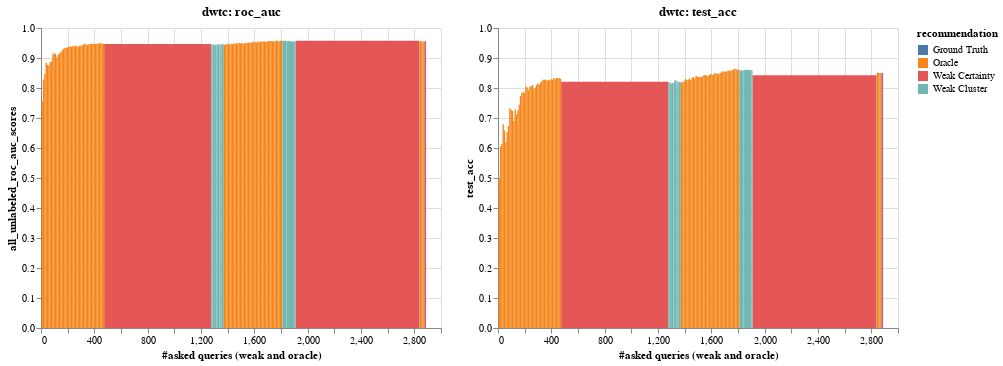

The code cell stored with this chart in its notebook:
### Code cell
pre_fetch_data(3)
visualise_top_n(3)

### Figure 1 — Vega-Lite specification as saved in the notebook (floating-point values rounded to 4 significant figures)
{"config": {"view": {"continuousWidth": 400, "continuousHeight": 300}}, "vconcat": [{"hconcat": [{"mark": "rect", "encoding": {"color": {"type": "nominal", "field": "recommendation", "scale": {"scheme": "tableau10"}}, "tooltip": [{"type": "quantitative", "field": "iteration"}, {"type": "quantitative", "field": "f1"}, {"type": "quantitative", "field": "test_acc"}, {"type": "quantitative", "field": "all_unlabeled_roc_auc_scores"}, {"type": "quantitative", "field": "query_strong_accuracy_list"}, {"type": "quantitative", "field": "query_length"}, {"type": "nominal", "field": "recommendation"}], "x": {"type": "quantitative", "field": "asked_queries_end", "title": "#asked queries (weak and oracle)"}, "x2": {"field": "asked_queries"}, "y": {"type": "quantitative", "field": "all_unlabeled_roc_auc_scores", "scale": {"domain": [0, 1]}}}, "selection": {"selector009": {"type": "interval", "bind": "scales", "encodings": ["x", "y"]}}, "title": "dwtc: roc_auc"}, {"mark": "rect", "encoding": {"color": {"type": "nominal", "field": "recommendation", "scale": {"scheme": "tableau10"}}, "tooltip": [{"type": "quantitative", "field": "iteration"}, {"type": "quantitative", "field": "f1"}, {"type": "quantitative", "field": "test_acc"}, {"type": "quantitative", "field": "all_unlabeled_roc_auc_scores"}, {"type": "quantitative", "field": "query_strong_accuracy_list"}, {"type": "quantitative", "field": "query_length"}, {"type": "nominal", "field": "recommendation"}], "x": {"type": "quantitative", "field": "asked_queries_end", "title": "#asked queries (weak and oracle)"}, "x2": {"field": "asked_queries"}, "y": {"type": "quantitative", "field": "test_acc", "scale": {"domain": [0, 1]}}}, "selection": {"selector009": {"type": "interval", "bind": "scales", "encodings": ["x", "y"]}}, "title": "dwtc: test_acc"}]}], "data": {"name": "data-63a601bf4bc9ad735985703698c034ab"}, "$schema": "https://vega.github.io/schema/vega-lite/v4.8.1.json", "datasets": {"data-63a601bf4bc9ad735985703698c034ab": [{"iteration": 0, "all_unlabeled_roc_auc_scores": 0.7651, "query_length": 4, "recommendation": "Ground Truth", "query_strong_accuracy_list": null, "f1": 0.4502, "test_acc": 0.4809, "asked_queries": 4, "asked_queries_end": 0}, {"iteration": 1, "all_unlabeled_roc_auc_scores": 0.7553, "query_length": 10, "recommendation": "Oracle", "query_strong_accuracy_list": null, "f1": 0.468, "test_acc": 0.5003, "asked_queries": 14, "asked_queries_end": 4}, {"iteration": 2, "all_unlabeled_roc_auc_scores": 0.8284, "query_length": 10, "recommendation": "Oracle", "query_strong_accuracy_list": null, "f1": 0.6042, "test_acc": 0.6046, "asked_queries": 24, "asked_queries_end": 14}, {"iteration": 3, "all_unlabeled_roc_auc_scores": 0.8476, "query_length": 10, "recommendation": "Oracle", "query_strong_accuracy_list": null, "f1": 0.5999, "test_acc": 0.6145, "asked_queries": 34, "asked_queries_end": 24}, {"iteration": 4, "all_unlabeled_roc_auc_scores": 0.8841, "query_length": 10, "recommendation": "Oracle", "query_strong_accuracy_list": null, "f1": 0.667, "test_acc": 0.6791, "asked_queries": 44, "asked_queries_end": 34}, {"iteration": 5, "all_unlabeled_roc_auc_scores": 0.8768, "query_length": 10, "recommendation": "Oracle", "query_strong_accuracy_list": null, "f1": 0.649, "test_acc": 0.658, "asked_queries": 54, "asked_queries_end": 44}, {"iteration": 6, "all_unlabeled_roc_auc_scores": 0.8751, "query_length": 10, "recommendation": "Oracle", "query_strong_accuracy_list": null, "f1": 0.6074, "test_acc": 0.6189, "asked_queries": 64, "asked_queries_end": 54}, {"iteration": 7, "all_unlabeled_roc_auc_scores": 0.8855, "query_length": 10, "recommendation": "Oracle", "query_strong_accuracy_list": null, "f1": 0.6492, "test_acc": 0.6521, "asked_queries": 74, "asked_queries_end": 64}, {"iteration": 8, "all_unlabeled_roc_auc_scores": 0.8895, "query_length": 10, "recommendation": "Oracle", "query_strong_accuracy_list": null, "f1": 0.6712, "test_acc": 0.6735, "asked_queries": 84, "asked_queries_end": 74}, {"iteration": 9, "all_unlabeled_roc_auc_scores": 0.9114, "query_length": 10, "recommendation": "Oracle", "query_strong_accuracy_list": null, "f1": 0.7305, "test_acc": 0.7324, "asked_queries": 94, "asked_queries_end": 84}, {"iteration": 10, "all_unlabeled_roc_auc_scores": 0.9168, "query_length": 10, "recommendation": "Oracle", "query_strong_accuracy_list": null, "f1": 0.726, "test_acc": 0.7271, "asked_queries": 104, "asked_queries_end": 94}, {"iteration": 11, "all_unlabeled_roc_auc_scores": 0.9134, "query_length": 10, "recommendation": "Oracle", "query_strong_accuracy_list": null, "f1": 0.724, "test_acc": 0.724, "asked_queries": 114, "asked_queries_end": 104}, {"iteration": 12, "all_unlabeled_roc_auc_scores": 0.9017, "query_length": 10, "recommendation": "Oracle", "query_strong_accuracy_list": null, "f1": 0.6869, "test_acc": 0.6901, "asked_queries": 124, "asked_queries_end": 114}, {"iteration": 13, "all_unlabeled_roc_auc_scores": 0.9109, "query_length": 10, "recommendation": "Oracle", "query_strong_accuracy_list": null, "f1": 0.7273, "test_acc": 0.7282, "asked_queries": 134, "asked_queries_end": 124}, {"iteration": 14, "all_unlabeled_roc_auc_scores": 0.9148, "query_length": 10, "recommendation": "Oracle", "query_strong_accuracy_list": null, "f1": 0.7108, "test_acc": 0.7117, "asked_queries": 144, "asked_queries_end": 134}, {"iteration": 15, "all_unlabeled_roc_auc_scores": 0.9202, "query_length": 10, "recommendation": "Oracle", "query_strong_accuracy_list": null, "f1": 0.7239, "test_acc": 0.7254, "asked_queries": 154, "asked_queries_end": 144}, {"iteration": 16, "all_unlabeled_roc_auc_scores": 0.9253, "query_length": 10, "recommendation": "Oracle", "query_strong_accuracy_list": null, "f1": 0.7441, "test_acc": 0.7451, "asked_queries": 164, "asked_queries_end": 154}, {"iteration": 17, "all_unlabeled_roc_auc_scores": 0.9312, "query_length": 10, "recommendation": "Oracle", "query_strong_accuracy_list": null, "f1": 0.7701, "test_acc": 0.773, "asked_queries": 174, "asked_queries_end": 164}, {"iteration": 18, "all_unlabeled_roc_auc_scores": 0.9325, "query_length": 10, "recommendation": "Oracle", "query_strong_accuracy_list": null, "f1": 0.7813, "test_acc": 0.7831, "asked_queries": 184, "asked_queries_end": 174}, {"iteration": 19, "all_unlabeled_roc_auc_scores": 0.9333, "query_length": 10, "recommendation": "Oracle", "query_strong_accuracy_list": null, "f1": 0.7871, "test_acc": 0.7876, "asked_queries": 194, "asked_queries_end": 184}, {"iteration": 20, "all_unlabeled_roc_auc_scores": 0.9356, "query_length": 10, "recommendation": "Oracle", "query_strong_accuracy_list": null, "f1": 0.7818, "test_acc": 0.7822, "asked_queries": 204, "asked_queries_end": 194}, {"iteration": 21, "all_unlabeled_roc_auc_scores": 0.937, "query_length": 10, "recommendation": "Oracle", "query_strong_accuracy_list": null, "f1": 0.8036, "test_acc": 0.8048, "asked_queries": 214, "asked_queries_end": 204}, {"iteration": 22, "all_unlabeled_roc_auc_scores": 0.9402, "query_length": 10, "recommendation": "Oracle", "query_strong_accuracy_list": null, "f1": 0.8012, "test_acc": 0.8015, "asked_queries": 224, "asked_queries_end": 214}, {"iteration": 23, "all_unlabeled_roc_auc_scores": 0.9368, "query_length": 10, "recommendation": "Oracle", "query_strong_accuracy_list": null, "f1": 0.7923, "test_acc": 0.7934, "asked_queries": 234, "asked_queries_end": 224}, {"iteration": 24, "all_unlabeled_roc_auc_scores": 0.941, "query_length": 10, "recommendation": "Oracle", "query_strong_accuracy_list": null, "f1": 0.803, "test_acc": 0.8043, "asked_queries": 244, "asked_queries_end": 234}, {"iteration": 25, "all_unlabeled_roc_auc_scores": 0.9387, "query_length": 10, "recommendation": "Oracle", "query_strong_accuracy_list": null, "f1": 0.8044, "test_acc": 0.8055, "asked_queries": 254, "asked_queries_end": 244}, {"iteration": 26, "all_unlabeled_roc_auc_scores": 0.9407, "query_length": 10, "recommendation": "Oracle", "query_strong_accuracy_list": null, "f1": 0.8084, "test_acc": 0.8103, "asked_queries": 264, "asked_queries_end": 254}, {"iteration": 27, "all_unlabeled_roc_auc_scores": 0.9401, "query_length": 10, "recommendation": "Oracle", "query_strong_accuracy_list": null, "f1": 0.7968, "test_acc": 0.7985, "asked_queries": 274, "asked_queries_end": 264}, {"iteration": 28, "all_unlabeled_roc_auc_scores": 0.9364, "query_length": 10, "recommendation": "Oracle", "query_strong_accuracy_list": null, "f1": 0.7982, "test_acc": 0.8014, "asked_queries": 284, "asked_queries_end": 274}, {"iteration": 29, "all_unlabeled_roc_auc_scores": 0.9414, "query_length": 10, "recommendation": "Oracle", "query_strong_accuracy_list": null, "f1": 0.8076, "test_acc": 0.8105, "asked_queries": 294, "asked_queries_end": 284}, {"iteration": 30, "all_unlabeled_roc_auc_scores": 0.941, "query_length": 10, "recommendation": "Oracle", "query_strong_accuracy_list": null, "f1": 0.8141, "test_acc": 0.8151, "asked_queries": 304, "asked_queries_end": 294}, {"iteration": 31, "all_unlabeled_roc_auc_scores": 0.9418, "query_length": 10, "recommendation": "Oracle", "query_strong_accuracy_list": null, "f1": 0.811, "test_acc": 0.812, "asked_queries": 314, "asked_queries_end": 304}, {"iteration": 32, "all_unlabeled_roc_auc_scores": 0.9455, "query_length": 10, "recommendation": "Oracle", "query_strong_accuracy_list": null, "f1": 0.8181, "test_acc": 0.8179, "asked_queries": 324, "asked_queries_end": 314}, {"iteration": 33, "all_unlabeled_roc_auc_scores": 0.9474, "query_length": 10, "recommendation": "Oracle", "query_strong_accuracy_list": null, "f1": 0.8225, "test_acc": 0.8234, "asked_queries": 334, "asked_queries_end": 324}, {"iteration": 34, "all_unlabeled_roc_auc_scores": 0.9455, "query_length": 10, "recommendation": "Oracle", "query_strong_accuracy_list": null, "f1": 0.8263, "test_acc": 0.8277, "asked_queries": 344, "asked_queries_end": 334}, {"iteration": 35, "all_unlabeled_roc_auc_scores": 0.9434, "query_length": 10, "recommendation": "Oracle", "query_strong_accuracy_list": null, "f1": 0.8256, "test_acc": 0.8281, "asked_queries": 354, "asked_queries_end": 344}, {"iteration": 36, "all_unlabeled_roc_auc_scores": 0.9458, "query_length": 10, "recommendation": "Oracle", "query_strong_accuracy_list": null, "f1": 0.8234, "test_acc": 0.8254, "asked_queries": 364, "asked_queries_end": 354}, {"iteration": 37, "all_unlabeled_roc_auc_scores": 0.9467, "query_length": 10, "recommendation": "Oracle", "query_strong_accuracy_list": null, "f1": 0.8246, "test_acc": 0.8251, "asked_queries": 374, "asked_queries_end": 364}, {"iteration": 38, "all_unlabeled_roc_auc_scores": 0.9474, "query_length": 10, "recommendation": "Oracle", "query_strong_accuracy_list": null, "f1": 0.8266, "test_acc": 0.8272, "asked_queries": 384, "asked_queries_end": 374}, {"iteration": 39, "all_unlabeled_roc_auc_scores": 0.9466, "query_length": 10, "recommendation": "Oracle", "query_strong_accuracy_list": null, "f1": 0.8249, "test_acc": 0.8259, "asked_queries": 394, "asked_queries_end": 384}, {"iteration": 40, "all_unlabeled_roc_auc_scores": 0.9477, "query_length": 10, "recommendation": "Oracle", "query_strong_accuracy_list": null, "f1": 0.828, "test_acc": 0.8293, "asked_queries": 404, "asked_queries_end": 394}, {"iteration": 41, "all_unlabeled_roc_auc_scores": 0.9468, "query_length": 10, "recommendation": "Oracle", "query_strong_accuracy_list": null, "f1": 0.8267, "test_acc": 0.8277, "asked_queries": 414, "asked_queries_end": 404}, {"iteration": 42, "all_unlabeled_roc_auc_scores": 0.9473, "query_length": 10, "recommendation": "Oracle", "query_strong_accuracy_list": null, "f1": 0.8319, "test_acc": 0.8334, "asked_queries": 424, "asked_queries_end": 414}, {"iteration": 43, "all_unlabeled_roc_auc_scores": 0.9479, "query_length": 10, "recommendation": "Oracle", "query_strong_accuracy_list": null, "f1": 0.8294, "test_acc": 0.8301, "asked_queries": 434, "asked_queries_end": 424}, {"iteration": 44, "all_unlabeled_roc_auc_scores": 0.9487, "query_length": 10, "recommendation": "Oracle", "query_strong_accuracy_list": null, "f1": 0.8324, "test_acc": 0.8331, "asked_queries": 444, "asked_queries_end": 434}, {"iteration": 45, "all_unlabeled_roc_auc_scores": 0.9496, "query_length": 10, "recommendation": "Oracle", "query_strong_accuracy_list": null, "f1": 0.833, "test_acc": 0.8337, "asked_queries": 454, "asked_queries_end": 444}, {"iteration": 46, "all_unlabeled_roc_auc_scores": 0.9472, "query_length": 10, "recommendation": "Oracle", "query_strong_accuracy_list": null, "f1": 0.8329, "test_acc": 0.8336, "asked_queries": 464, "asked_queries_end": 454}, {"iteration": 47, "all_unlabeled_roc_auc_scores": 0.9479, "query_length": 10, "recommendation": "Oracle", "query_strong_accuracy_list": null, "f1": 0.8303, "test_acc": 0.8307, "asked_queries": 474, "asked_queries_end": 464}, {"iteration": 48, "all_unlabeled_roc_auc_scores": 0.9464, "query_length": 803, "recommendation": "Weak Certainty", "query_strong_accuracy_list": 0.9477, "f1": 0.8174, "test_acc": 0.8204, "asked_queries": 1277, "asked_queries_end": 474}, {"iteration": 49, "all_unlabeled_roc_auc_scores": 0.9444, "query_length": 10, "recommendation": "Weak Cluster", "query_strong_accuracy_list": 1.0, "f1": 0.8172, "test_acc": 0.8198, "asked_queries": 1287, "asked_queries_end": 1277}, {"iteration": 50, "all_unlabeled_roc_auc_scores": 0.9447, "query_length": 12, "recommendation": "Weak Cluster", "query_strong_accuracy_list": 0.9167, "f1": 0.8121, "test_acc": 0.8149, "asked_queries": 1299, "asked_queries_end": 1287}, {"iteration": 51, "all_unlabeled_roc_auc_scores": 0.9439, "query_length": 18, "recommendation": "Weak Cluster", "query_strong_accuracy_list": 1.0, "f1": 0.814, "test_acc": 0.817, "asked_queries": 1317, "asked_queries_end": 1299}, {"iteration": 52, "all_unlabeled_roc_auc_scores": 0.9452, "query_length": 4, "recommendation": "Weak Cluster", "query_strong_accuracy_list": 1.0, "f1": 0.8132, "test_acc": 0.8169, "asked_queries": 1321, "asked_queries_end": 1317}, {"iteration": 53, "all_unlabeled_roc_auc_scores": 0.945, "query_length": 17, "recommendation": "Weak Cluster", "query_strong_accuracy_list": 0.5882, "f1": 0.823, "test_acc": 0.8254, "asked_queries": 1338, "asked_queries_end": 1321}, {"iteration": 54, "all_unlabeled_roc_auc_scores": 0.9462, "query_length": 11, "recommendation": "Weak Cluster", "query_strong_accuracy_list": 0.8182, "f1": 0.8194, "test_acc": 0.8216, "asked_queries": 1349, "asked_queries_end": 1338}, {"iteration": 55, "all_unlabeled_roc_auc_scores": 0.9448, "query_length": 3, "recommendation": "Weak Cluster", "query_strong_accuracy_list": 0.3333, "f1": 0.8095, "test_acc": 0.8124, "asked_queries": 1352, "asked_queries_end": 1349}, {"iteration": 56, "all_unlabeled_roc_auc_scores": 0.9458, "query_length": 19, "recommendation": "Weak Cluster", "query_strong_accuracy_list": 1.0, "f1": 0.8175, "test_acc": 0.8202, "asked_queries": 1371, "asked_queries_end": 1352}, {"iteration": 57, "all_unlabeled_roc_auc_scores": 0.9432, "query_length": 10, "recommendation": "Oracle", "query_strong_accuracy_list": null, "f1": 0.8152, "test_acc": 0.8178, "asked_queries": 1381, "asked_queries_end": 1371}, {"iteration": 58, "all_unlabeled_roc_auc_scores": 0.9468, "query_length": 10, "recommendation": "Oracle", "query_strong_accuracy_list": null, "f1": 0.8171, "test_acc": 0.8192, "asked_queries": 1391, "asked_queries_end": 1381}, {"iteration": 59, "all_unlabeled_roc_auc_scores": 0.9448, "query_length": 10, "recommendation": "Oracle", "query_strong_accuracy_list": null, "f1": 0.8194, "test_acc": 0.8218, "asked_queries": 1401, "asked_queries_end": 1391}, {"iteration": 60, "all_unlabeled_roc_auc_scores": 0.9485, "query_length": 10, "recommendation": "Oracle", "query_strong_accuracy_list": null, "f1": 0.8283, "test_acc": 0.8298, "asked_queries": 1411, "asked_queries_end": 1401}, {"iteration": 61, "all_unlabeled_roc_auc_scores": 0.9459, "query_length": 10, "recommendation": "Oracle", "query_strong_accuracy_list": null, "f1": 0.825, "test_acc": 0.8269, "asked_queries": 1421, "asked_queries_end": 1411}, {"iteration": 62, "all_unlabeled_roc_auc_scores": 0.947, "query_length": 10, "recommendation": "Oracle", "query_strong_accuracy_list": null, "f1": 0.8254, "test_acc": 0.8274, "asked_queries": 1431, "asked_queries_end": 1421}, {"iteration": 63, "all_unlabeled_roc_auc_scores": 0.9455, "query_length": 10, "recommendation": "Oracle", "query_strong_accuracy_list": null, "f1": 0.8297, "test_acc": 0.8316, "asked_queries": 1441, "asked_queries_end": 1431}, {"iteration": 64, "all_unlabeled_roc_auc_scores": 0.9481, "query_length": 10, "recommendation": "Oracle", "query_strong_accuracy_list": null, "f1": 0.8251, "test_acc": 0.8269, "asked_queries": 1451, "asked_queries_end": 1441}, {"iteration": 65, "all_unlabeled_roc_auc_scores": 0.9482, "query_length": 10, "recommendation": "Oracle", "query_strong_accuracy_list": null, "f1": 0.8319, "test_acc": 0.8341, "asked_queries": 1461, "asked_queries_end": 1451}, {"iteration": 66, "all_unlabeled_roc_auc_scores": 0.9488, "query_length": 10, "recommendation": "Oracle", "query_strong_accuracy_list": null, "f1": 0.8345, "test_acc": 0.8365, "asked_queries": 1471, "asked_queries_end": 1461}, {"iteration": 67, "all_unlabeled_roc_auc_scores": 0.9482, "query_length": 10, "recommendation": "Oracle", "query_strong_accuracy_list": null, "f1": 0.8306, "test_acc": 0.8329, "asked_queries": 1481, "asked_queries_end": 1471}, {"iteration": 68, "all_unlabeled_roc_auc_scores": 0.9506, "query_length": 10, "recommendation": "Oracle", "query_strong_accuracy_list": null, "f1": 0.8385, "test_acc": 0.8402, "asked_queries": 1491, "asked_queries_end": 1481}, {"iteration": 69, "all_unlabeled_roc_auc_scores": 0.9482, "query_length": 10, "recommendation": "Oracle", "query_strong_accuracy_list": null, "f1": 0.8359, "test_acc": 0.8377, "asked_queries": 1501, "asked_queries_end": 1491}, {"iteration": 70, "all_unlabeled_roc_auc_scores": 0.95, "query_length": 10, "recommendation": "Oracle", "query_strong_accuracy_list": null, "f1": 0.8349, "test_acc": 0.8366, "asked_queries": 1511, "asked_queries_end": 1501}, {"iteration": 71, "all_unlabeled_roc_auc_scores": 0.9479, "query_length": 10, "recommendation": "Oracle", "query_strong_accuracy_list": null, "f1": 0.8347, "test_acc": 0.8365, "asked_queries": 1521, "asked_queries_end": 1511}, {"iteration": 72, "all_unlabeled_roc_auc_scores": 0.9492, "query_length": 10, "recommendation": "Oracle", "query_strong_accuracy_list": null, "f1": 0.835, "test_acc": 0.837, "asked_queries": 1531, "asked_queries_end": 1521}, {"iteration": 73, "all_unlabeled_roc_auc_scores": 0.9504, "query_length": 10, "recommendation": "Oracle", "query_strong_accuracy_list": null, "f1": 0.8372, "test_acc": 0.8388, "asked_queries": 1541, "asked_queries_end": 1531}, {"iteration": 74, "all_unlabeled_roc_auc_scores": 0.951, "query_length": 10, "recommendation": "Oracle", "query_strong_accuracy_list": null, "f1": 0.8414, "test_acc": 0.8434, "asked_queries": 1551, "asked_queries_end": 1541}, {"iteration": 75, "all_unlabeled_roc_auc_scores": 0.9513, "query_length": 10, "recommendation": "Oracle", "query_strong_accuracy_list": null, "f1": 0.8411, "test_acc": 0.8427, "asked_queries": 1561, "asked_queries_end": 1551}, {"iteration": 76, "all_unlabeled_roc_auc_scores": 0.9514, "query_length": 10, "recommendation": "Oracle", "query_strong_accuracy_list": null, "f1": 0.8401, "test_acc": 0.8419, "asked_queries": 1571, "asked_queries_end": 1561}, {"iteration": 77, "all_unlabeled_roc_auc_scores": 0.951, "query_length": 10, "recommendation": "Oracle", "query_strong_accuracy_list": null, "f1": 0.8384, "test_acc": 0.8403, "asked_queries": 1581, "asked_queries_end": 1571}, {"iteration": 78, "all_unlabeled_roc_auc_scores": 0.9539, "query_length": 10, "recommendation": "Oracle", "query_strong_accuracy_list": null, "f1": 0.8419, "test_acc": 0.8435, "asked_queries": 1591, "asked_queries_end": 1581}, {"iteration": 79, "all_unlabeled_roc_auc_scores": 0.9524, "query_length": 10, "recommendation": "Oracle", "query_strong_accuracy_list": null, "f1": 0.8446, "test_acc": 0.8463, "asked_queries": 1601, "asked_queries_end": 1591}, {"iteration": 80, "all_unlabeled_roc_auc_scores": 0.9534, "query_length": 10, "recommendation": "Oracle", "query_strong_accuracy_list": null, "f1": 0.8415, "test_acc": 0.8435, "asked_queries": 1611, "asked_queries_end": 1601}, {"iteration": 81, "all_unlabeled_roc_auc_scores": 0.9515, "query_length": 10, "recommendation": "Oracle", "query_strong_accuracy_list": null, "f1": 0.8433, "test_acc": 0.8453, "asked_queries": 1621, "asked_queries_end": 1611}, {"iteration": 82, "all_unlabeled_roc_auc_scores": 0.9547, "query_length": 10, "recommendation": "Oracle", "query_strong_accuracy_list": null, "f1": 0.8487, "test_acc": 0.8502, "asked_queries": 1631, "asked_queries_end": 1621}, {"iteration": 83, "all_unlabeled_roc_auc_scores": 0.954, "query_length": 10, "recommendation": "Oracle", "query_strong_accuracy_list": null, "f1": 0.8462, "test_acc": 0.8479, "asked_queries": 1641, "asked_queries_end": 1631}, {"iteration": 84, "all_unlabeled_roc_auc_scores": 0.9543, "query_length": 10, "recommendation": "Oracle", "query_strong_accuracy_list": null, "f1": 0.8465, "test_acc": 0.848, "asked_queries": 1651, "asked_queries_end": 1641}, {"iteration": 85, "all_unlabeled_roc_auc_scores": 0.9548, "query_length": 10, "recommendation": "Oracle", "query_strong_accuracy_list": null, "f1": 0.8449, "test_acc": 0.8467, "asked_queries": 1661, "asked_queries_end": 1651}, {"iteration": 86, "all_unlabeled_roc_auc_scores": 0.9547, "query_length": 10, "recommendation": "Oracle", "query_strong_accuracy_list": null, "f1": 0.848, "test_acc": 0.8497, "asked_queries": 1671, "asked_queries_end": 1661}, {"iteration": 87, "all_unlabeled_roc_auc_scores": 0.9551, "query_length": 10, "recommendation": "Oracle", "query_strong_accuracy_list": null, "f1": 0.8501, "test_acc": 0.8518, "asked_queries": 1681, "asked_queries_end": 1671}, {"iteration": 88, "all_unlabeled_roc_auc_scores": 0.9543, "query_length": 10, "recommendation": "Oracle", "query_strong_accuracy_list": null, "f1": 0.8539, "test_acc": 0.8556, "asked_queries": 1691, "asked_queries_end": 1681}, {"iteration": 89, "all_unlabeled_roc_auc_scores": 0.9558, "query_length": 10, "recommendation": "Oracle", "query_strong_accuracy_list": null, "f1": 0.8517, "test_acc": 0.8533, "asked_queries": 1701, "asked_queries_end": 1691}, {"iteration": 90, "all_unlabeled_roc_auc_scores": 0.9556, "query_length": 10, "recommendation": "Oracle", "query_strong_accuracy_list": null, "f1": 0.8542, "test_acc": 0.8561, "asked_queries": 1711, "asked_queries_end": 1701}, {"iteration": 91, "all_unlabeled_roc_auc_scores": 0.9571, "query_length": 10, "recommendation": "Oracle", "query_strong_accuracy_list": null, "f1": 0.8524, "test_acc": 0.8545, "asked_queries": 1721, "asked_queries_end": 1711}, {"iteration": 92, "all_unlabeled_roc_auc_scores": 0.9568, "query_length": 10, "recommendation": "Oracle", "query_strong_accuracy_list": null, "f1": 0.8554, "test_acc": 0.8574, "asked_queries": 1731, "asked_queries_end": 1721}, {"iteration": 93, "all_unlabeled_roc_auc_scores": 0.9558, "query_length": 10, "recommendation": "Oracle", "query_strong_accuracy_list": null, "f1": 0.8562, "test_acc": 0.8583, "asked_queries": 1741, "asked_queries_end": 1731}, {"iteration": 94, "all_unlabeled_roc_auc_scores": 0.9561, "query_length": 10, "recommendation": "Oracle", "query_strong_accuracy_list": null, "f1": 0.8549, "test_acc": 0.8569, "asked_queries": 1751, "asked_queries_end": 1741}, {"iteration": 95, "all_unlabeled_roc_auc_scores": 0.9561, "query_length": 10, "recommendation": "Oracle", "query_strong_accuracy_list": null, "f1": 0.8582, "test_acc": 0.8606, "asked_queries": 1761, "asked_queries_end": 1751}, {"iteration": 96, "all_unlabeled_roc_auc_scores": 0.9579, "query_length": 10, "recommendation": "Oracle", "query_strong_accuracy_list": null, "f1": 0.859, "test_acc": 0.8612, "asked_queries": 1771, "asked_queries_end": 1761}, {"iteration": 97, "all_unlabeled_roc_auc_scores": 0.9572, "query_length": 10, "recommendation": "Oracle", "query_strong_accuracy_list": null, "f1": 0.8627, "test_acc": 0.8649, "asked_queries": 1781, "asked_queries_end": 1771}, {"iteration": 98, "all_unlabeled_roc_auc_scores": 0.9556, "query_length": 10, "recommendation": "Oracle", "query_strong_accuracy_list": null, "f1": 0.8593, "test_acc": 0.8618, "asked_queries": 1791, "asked_queries_end": 1781}, {"iteration": 99, "all_unlabeled_roc_auc_scores": 0.9566, "query_length": 10, "recommendation": "Oracle", "query_strong_accuracy_list": null, "f1": 0.8586, "test_acc": 0.8609, "asked_queries": 1801, "asked_queries_end": 1791}, {"iteration": 100, "all_unlabeled_roc_auc_scores": 0.9579, "query_length": 10, "recommendation": "Oracle", "query_strong_accuracy_list": null, "f1": 0.8595, "test_acc": 0.8618, "asked_queries": 1811, "asked_queries_end": 1801}, {"iteration": 101, "all_unlabeled_roc_auc_scores": 0.9573, "query_length": 31, "recommendation": "Weak Cluster", "query_strong_accuracy_list": 0.8387, "f1": 0.8562, "test_acc": 0.8582, "asked_queries": 1842, "asked_queries_end": 1811}, {"iteration": 102, "all_unlabeled_roc_auc_scores": 0.9561, "query_length": 11, "recommendation": "Weak Cluster", "query_strong_accuracy_list": 0.5455, "f1": 0.8569, "test_acc": 0.8591, "asked_queries": 1853, "asked_queries_end": 1842}, {"iteration": 103, "all_unlabeled_roc_auc_scores": 0.9563, "query_length": 7, "recommendation": "Weak Cluster", "query_strong_accuracy_list": 1.0, "f1": 0.859, "test_acc": 0.8614, "asked_queries": 1860, "asked_queries_end": 1853}, {"iteration": 104, "all_unlabeled_roc_auc_scores": 0.9568, "query_length": 15, "recommendation": "Weak Cluster", "query_strong_accuracy_list": 0.9333, "f1": 0.8582, "test_acc": 0.8606, "asked_queries": 1875, "asked_queries_end": 1860}, {"iteration": 105, "all_unlabeled_roc_auc_scores": 0.9552, "query_length": 24, "recommendation": "Weak Cluster", "query_strong_accuracy_list": 0.9583, "f1": 0.8577, "test_acc": 0.86, "asked_queries": 1899, "asked_queries_end": 1875}, {"iteration": 106, "all_unlabeled_roc_auc_scores": 0.9551, "query_length": 1, "recommendation": "Weak Cluster", "query_strong_accuracy_list": 1.0, "f1": 0.8576, "test_acc": 0.8599, "asked_queries": 1900, "asked_queries_end": 1899}, {"iteration": 107, "all_unlabeled_roc_auc_scores": 0.956, "query_length": 9, "recommendation": "Weak Cluster", "query_strong_accuracy_list": 1.0, "f1": 0.8565, "test_acc": 0.8588, "asked_queries": 1909, "asked_queries_end": 1900}, {"iteration": 108, "all_unlabeled_roc_auc_scores": 0.9549, "query_length": 1, "recommendation": "Weak Cluster", "query_strong_accuracy_list": 1.0, "f1": 0.8519, "test_acc": 0.8544, "asked_queries": 1910, "asked_queries_end": 1909}, {"iteration": 109, "all_unlabeled_roc_auc_scores": 0.9573, "query_length": 929, "recommendation": "Weak Certainty", "query_strong_accuracy_list": 0.8913, "f1": 0.8397, "test_acc": 0.8424, "asked_queries": 2839, "asked_queries_end": 1910}, {"iteration": 110, "all_unlabeled_roc_auc_scores": 0.9542, "query_length": 2, "recommendation": "Weak Cluster", "query_strong_accuracy_list": 0.5, "f1": 0.8419, "test_acc": 0.8447, "asked_queries": 2841, "asked_queries_end": 2839}, {"iteration": 111, "all_unlabeled_roc_auc_scores": 0.9561, "query_length": 10, "recommendation": "Oracle", "query_strong_accuracy_list": null, "f1": 0.8493, "test_acc": 0.8517, "asked_queries": 2851, "asked_queries_end": 2841}, {"iteration": 112, "all_unlabeled_roc_auc_scores": 0.9559, "query_length": 10, "recommendation": "Oracle", "query_strong_accuracy_list": null, "f1": 0.8477, "test_acc": 0.8501, "asked_queries": 2861, "asked_queries_end": 2851}, {"iteration": 113, "all_unlabeled_roc_auc_scores": 0.9554, "query_length": 10, "recommendation": "Oracle", "query_strong_accuracy_list": null, "f1": 0.8476, "test_acc": 0.8503, "asked_queries": 2871, "asked_queries_end": 2861}, {"iteration": 114, "all_unlabeled_roc_auc_scores": 0.9574, "query_length": 1, "recommendation": "Weak Cluster", "query_strong_accuracy_list": 1.0, "f1": 0.8441, "test_acc": 0.8465, "asked_queries": 2872, "asked_queries_end": 2871}, {"iteration": 115, "all_unlabeled_roc_auc_scores": 0.9563, "query_length": 1, "recommendation": "Weak Cluster", "query_strong_accuracy_list": 1.0, "f1": 0.8439, "test_acc": 0.8468, "asked_queries": 2873, "asked_queries_end": 2872}, {"iteration": 116, "all_unlabeled_roc_auc_scores": 0.9556, "query_length": 2, "recommendation": "Weak Cluster", "query_strong_accuracy_list": 1.0, "f1": 0.8485, "test_acc": 0.8508, "asked_queries": 2875, "asked_queries_end": 2873}, {"iteration": 117, "all_unlabeled_roc_auc_scores": 0.956, "query_length": 13, "recommendation": "Weak Certainty", "query_strong_accuracy_list": 0.9231, "f1": 0.8479, "test_acc": 0.8505, "asked_queries": 2888, "asked_queries_end": 2875}]}}
